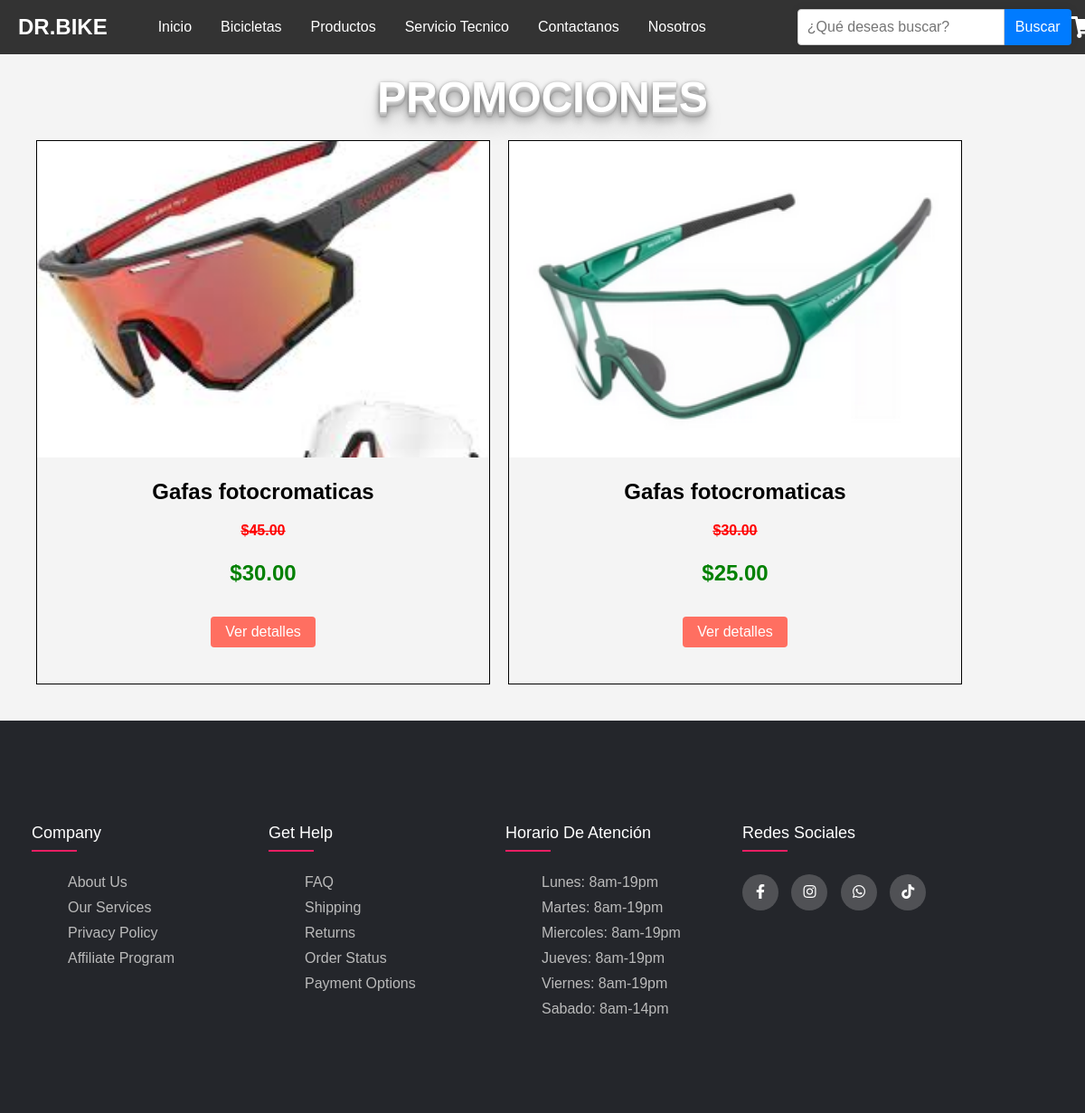
The app's page /promociones.php with its own data.
### tables this page shows
CREATE TABLE `product` (
  `id` int NOT NULL,
  `nombre` varchar(255) NOT NULL,
  `descripcion` text NOT NULL,
  `precio` decimal(10,2) NOT NULL,
  `imagen` varchar(255) NOT NULL,
  `categoria` varchar(255) NOT NULL,
  `promocion` tinyint(1) DEFAULT '0',
  `precio_anterior` decimal(10,2) DEFAULT NULL
);

### promociones.php (the view, shortened to what this page needs)
<!DOCTYPE html>
<html lang="es">
<head>
    <link rel="stylesheet" href="estilos.css">
    <link rel="stylesheet" href="carrusel.css">
    <link rel="stylesheet" href="https://cdnjs.cloudflare.com/ajax/libs/font-awesome/5.15.4/css/all.min.css">
    <link rel="stylesheet" type="text/css" href="https://cdnjs.cloudflare.com/ajax/libs/font-awesome/5.15.1/css/all.min.css">
</head>
<body>
    <header>
         <h1>DR.BIKE</h1>
				<nav>
  		  <ul>
        <li><a href="index.php">Inicio</a></li>
        <li class="has-submenu"><a href="#">Bicicletas</a>
        </li>
        <li class="dropdown">
        <a href="#" class="dropbtn">Productos</a>
    </li>
        <li><a href="serviciotecnico.php">Servicio Tecnico</a></li>
        <li><a href="contactanos.php">Contactanos</a></li>
         <li><a href="nosotros.php">Nosotros</a></li>
    </ul>
</nav>
        <form action="buscar.php" method="GET" class="form-busqueda">
        <input type="search" name="query" placeholder="¿Qué deseas buscar?" required class="busqueda-input">
        <button type="submit" id="search-button" class="busqueda-boton">Buscar</button>
    </form>
         <div class="cart-icon">
    <a href="carrito.php">
        <i class="fas fa-shopping-cart cart-icon"></i>
    </a>
</div>
    </header>
    <main>
        <div>
<div class="hit-the-floor">PROMOCIONES</div>
		<?php
		include 'conexion.php';
		$sql = "SELECT categoria, id, nombre, precio, precio_anterior, imagen FROM product WHERE promocion = 1";
     $result = $conn->query($sql);
		?>
			<div class="promociones">
  <div class="promociones-grid">
   <?php if ($result->num_rows > 0) {
    while ($row = $result->fetch_assoc()) {
        echo "<div class='producto-promocion'>";
        echo "<img src='uploads/" . $row['imagen'] . "' alt='" . $row['nombre'] . "'>";
        echo "<h2>" . $row['nombre'] . "</h2>";
        if (!is_null($row['precio_anterior']) && $row['precio_anterior'] > 0) {
            echo "<p class='precio-anterior'><del>$" . $row['precio_anterior'] . "</del></p>";
        }
        echo "<div class='detalles'>";
        echo "<p class='precio-actual'> $" . $row['precio'] . "</p>";
        if (isset($row['categoria']) && isset($row['id'])) {
    echo "<a href='categoria.php?categoria=" . $row['categoria'] . "&id=" . $row['id'] . "' class='btn-comprar'>Ver detalles</a>";
} else {
    echo "Datos no disponibles.";
}
         echo "</div>";
        echo "</div>";
    }
} else {
    echo "<p>No hay productos en promoción</p>";
}
        ?>
</div>
 </div>
    </main>
</body>
<footer>
<footer class="footer">
     <div class="container">
      <div class="row">
        <div class="footer-col">
          <h4>company</h4>
          <ul>
            <li><a href="#">about us</a></li>
            <li><a href="#">our services</a></li>
            <li><a href="#">privacy policy</a></li>
            <li><a href="#">affiliate program</a></li>
          </ul>
        </div>
        <div class="footer-col">
          <h4>get help</h4>
          <ul>
            <li><a href="#">FAQ</a></li>
            <li><a href="#">shipping</a></li>
            <li><a href="#">returns</a></li>
            <li><a href="#">order status</a></li>
            <li><a href="#">payment options</a></li>
          </ul>
        </div>
        <div class="footer-col">
          <h4>Horario de Atención</h4>
          <ul>
            <li><a href="#">Lunes: 8am-19pm</a></li>
            <li><a href="#">Martes: 8am-19pm</a></li>
            <li><a href="#">Miercoles: 8am-19pm</a></li>
            <li><a href="#">Jueves: 8am-19pm</a></li>
            <li><a href="#">Viernes: 8am-19pm</a></li>
            <li><a href="#">Sabado: 8am-14pm</a></li>
          </ul>
        </div>
        <div class="footer-col">
          <h4>Redes Sociales</h4>
          <div class="social-links">
            <a href="#"><i class="fab fa-facebook-f"></i></a>
            <a href="#"><i class="fab fa-instagram"></i></a>
            <a href="#"><i class="fab fa-whatsapp"></i></a>
            <a href="#"><i class="fab fa-tiktok"></i></a>
          </div>
        </div>
      </div>
     </div>
</footer>
</html>

### estilos.css (style rules this page uses)
body { font-family: Arial, sans-serif; background-color: #f4f4f4; margin: 0; padding: 0; }
header { background-color: #333; color: #fff; padding: 10px 20px; display: flex; justify-content: space-between; align-items: center; }
header h1 { font-size: 24px; margin: 0; margin-right: 40px; }
header nav { margin-right: 80px; }
nav ul { list-style: none; margin: 0; padding: 0; display: flex; }
nav ul li { position: relative; }
nav ul li a, nav ul li .dropbtn { color: #fff; text-decoration: none; padding: 8px 16px; display: block; }
nav ul li a { white-space: nowrap; }
.form-busqueda { background-color: #333; border: 0; margin-left: 5px; display: flex; width: 100%; max-width: 400px; box-sizing: border-box; }
.busqueda-input { padding: 10px; border: 1px solid #ccc; border-radius: 4px 0 0 4px; flex: 1; font-size: 16px; }
.busqueda-boton { padding: 10px 12px; background-color: #007BFF; color: white; border: none; border-radius: 0 4px 4px 0; cursor: pointer; font-size: 16px; }
main { padding: 20px; text-align: center; }
form, .message { background: #fff; padding: 0; border: 1px solid #ddd; border-radius: 5px; box-shadow: 0 0 10px rgba(0, 0, 0, 0.1); width: 0; margin: 0; }
main { padding: 20px; }
.cart-icon { display: flex; align-items: center; font-size: 16px; color: #7ac836; text-decoration: none; }
.cart-icon { position: relative; display: inline-block; }
.cart-icon .fas.fa-shopping-cart { color: white; font-size: 24px; }
.container { max-width: 1200px; margin: 0 auto; padding: 20px; }
h2 { text-align: center; margin-bottom: 20px; }
.hit-the-floor { color: #fff; font-size: 3em; font-weight: bold; font-family: Helvetica; text-shadow: 0 1px 0 #ccc, 0 2px 0 #c9c9c9, 0 3px 0 #bbb, 0 4px 0 #b9b9b9, 0 5px 0 #aaa, 0 6px 1px rgba(0,0,0,.1), 0 0 5px rgba(0,0,0,.1), 0 1px 3px rgba(0,0,0,.3), 0 3px 5px rgba(0,0,0,.2), 0 5px 10px rgba(0,0,0,.25), 0 10px 10px rgba(0,0,0,.2), 0 20px 20px rgba(0,0,0,.15); }
.hit-the-floor { text-align: center; }

### carrusel.css (style rules this page uses)
.promociones { padding: 20px; }
.promociones-grid { display: flex; flex-wrap: wrap; gap: 20px; }
.producto-promocion { position: relative; width: 500px; height: 600px; overflow: hidden; border:1px solid #000; }
.producto-promocion img { width: 100%; height: 350px; object-fit: cover; }
.producto-promocion .btn-comprar { display: inline-block; margin-top: 10px; padding: 8px 16px; background-color: #ff6f61; color: #fff; text-decoration: none; border-radius: 4px; }
.container { max-width: 1170px; margin:auto; }
.row { display: flex; flex-wrap: wrap; }
ul { list-style: none; }
.footer { background-color: #24262b; padding: 70px 0; }
.footer-col { width: 20%; padding: 0 15px; }
.footer-col h4 { font-size: 18px; color: #ffffff; text-transform: capitalize; margin-bottom: 35px; font-weight: 500; position: relative; }
.footer-col h4::before { content: ''; position: absolute; left:0; bottom: -10px; background-color: #e91e63; height: 2px; box-sizing: border-box; width: 50px; }
.footer-col ul li:not(:last-child) { margin-bottom: 10px; }
.footer-col ul li a { font-size: 16px; text-transform: capitalize; color: #ffffff; text-decoration: none; font-weight: 300; color: #bbbbbb; display: block; transition: all 0.3s ease; }
.footer-col .social-links a { display: inline-block; height: 40px; width: 40px; background-color: rgba(255,255,255,0.2); margin:0 10px 10px 0; text-align: center; line-height: 40px; border-radius: 50%; color: #ffffff; transition: all 0.5s ease; }
.precio-anterior { color: red; text-decoration: line-through; font-weight: bold; }
.precio-actual { color: green; font-size: 1.5em; font-weight: bold; }

### records on screen
product: imagen (picture), nombre "Gafas fotocromaticas", precio_anterior "45.00", precio "30.00"
product: imagen (picture), nombre "Gafas fotocromaticas", precio_anterior "30.00", precio "25.00"
